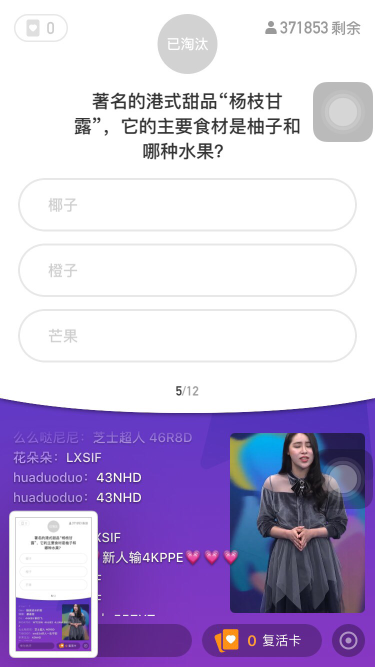
#> input picture screenshot.png, 750 x 1334 px, found by its file name (shown at 1/2 size)
$ python ocr.py
#> lines starting #> are read from the running program, lines starting #| are printed output that depends on the picture; after the words box and inside, x2 and y2 are one past the last pixel; in counts of white or black regions, pixels touching at a corner belong together
#> further down, image is the input picture: PIL image 750x1334 RGB; mean R, G, B 195.9, 183.3, 217
# -*- coding: utf-8 -*-

# @Author  : Skye
# @Time    : 2018/1/9 19:34
# @desc    :

from PIL import Image
import pytesseract
from PIL import ImageFilter

# 二值化算法
def binarizing(img,threshold):
    pixdata = img.load()
    w, h = img.size
    for y in range(h):
        for x in range(w):
            if pixdata[x, y] < threshold:
                pixdata[x, y] = 0
            else:
                pixdata[x, y] = 255
    return img


# 去除干扰线算法
def depoint(img):   #input: gray image
    pixdata = img.load()
    w,h = img.size
    for y in range(1,h-1):
        for x in range(1,w-1):
            count = 0
            if pixdata[x,y-1] > 245:
                count = count + 1
            if pixdata[x,y+1] > 245:
                count = count + 1
            if pixdata[x-1,y] > 245:
                count = count + 1
            if pixdata[x+1,y] > 245:
                count = count + 1
            if count > 2:
                pixdata[x,y] = 255
    return img

def ocr_img(image):

    # [12 lines of commented-out code are left out]
    question_im = image.crop((100, 170, 700, 330))
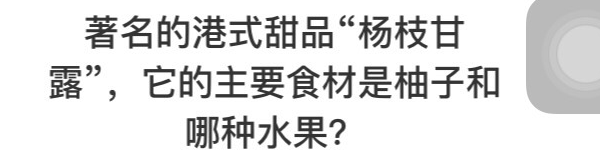
#> question_im: PIL image 600x160 RGB; min 39, max 255, mean 223.8
    choices_im = image.crop((75, 350, 700, 720))
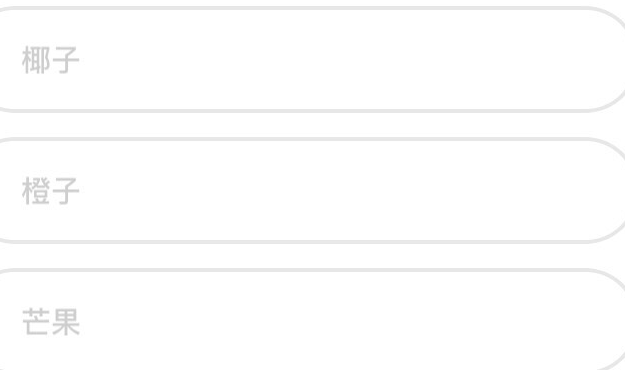
#> choices_im: PIL image 625x370 RGB; min 199, max 255, mean 253.3


    # 边缘增强滤波,不一定适用
    #question_im = question_im.filter(ImageFilter.EDGE_ENHANCE)
    #choices_im = choices_im.filter(ImageFilter.EDGE_ENHANCE)

    # 转化为灰度图
    question_im = question_im.convert('L')
#> question_im: PIL image 600x160 L
    choices_im = choices_im.convert('L')
#> choices_im: PIL image 625x370 L
    # 把图片变成二值图像
    question_im = binarizing(question_im, 190)
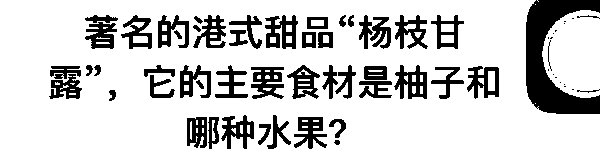
#> question_im: PIL image 600x160 L; 81.1% white; 65 black regions (14 under 20 px), largest, box (x1, y1, x2, y2) and area: (526, 0, 600, 114) 3955, (265, 15, 298, 49) 663, (251, 67, 284, 99) 659
    choices_im = binarizing(choices_im, 190)
#> choices_im: PIL image 625x370 L; every value is 255
    #img=depoint(choices_im)
    #img.show()

    # win环境
    # tesseract 路径
    #pytesseract.pytesseract.tesseract_cmd = 'C:\\Program Files (x86)\\Tesseract-OCR\\tesseract'
    # 语言包目录和参数
    #tessdata_dir_config = '--tessdata-dir "C:\\Program Files (x86)\\Tesseract-OCR\\tessdata" --psm 6'

    # mac 环境 记得自己安装训练文件
    # tesseract 路径
    pytesseract.pytesseract.tesseract_cmd = '/usr/local/Cellar/tesseract/3.05.01/bin/tesseract'
    # 语言包目录和参数
    tessdata_dir_config = '--tessdata-dir "/usr/local/Cellar/tesseract/3.05.01/share/tessdata/" --psm 6'

    # lang 指定中文简体
#> (the run stopped early here; a loop or call above may not have finished)
